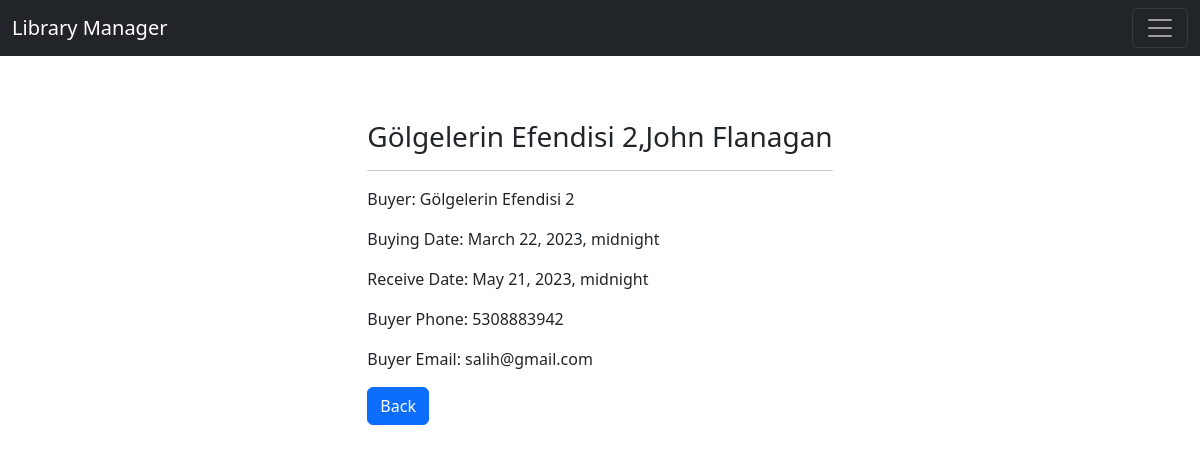
Screenshot of /library/detail/4 (signed in) with the database file from the repository.
### library/models.py (models this page shows)
class Books(models.Model):
    lib_name = models.CharField(max_length=30,verbose_name="Library Name")
    lib_city = models.CharField(null=True,max_length=30,verbose_name="Library City")
    book_name = models.CharField(max_length=30,verbose_name="Book Name")
    book_author = models.CharField(null=True,max_length=30,verbose_name="Book Author")
    avaible = models.BooleanField(default=True,verbose_name="Avaibility")
    buyer_name = models.CharField(blank=True,null=True,max_length=30,verbose_name="Buyer Name")
    buyer_phone = models.CharField(blank=True,null=True,max_length=15,verbose_name="Buyer's Phone")
    buyer_email = models.EmailField(blank=True,null=True)
    buying_date = models.DateTimeField(blank=True,null=True,verbose_name="Buying Date")
    receive_date = models.DateTimeField(blank=True,null=True,verbose_name="Receiving Date")

### library/views.py (the view)
# urls.py: path('detail/<int:id>',views.detailbook,name="detailbook"),
@login_required(login_url="/library/lib_login")
def detailbook(request,id):
    book = get_object_or_404(Books,id = id)
    return render(request,"detail.html",{'book':book})

### templates/detail.html
{% extends 'layout.html' %}
{% block body %}
<div class="container">
    <div class="row justify-content-md-center">
        <div class="col-md-auto">
            <h3>{{book.book_name}},{{book.book_author}}</h3>
            <hr>
            {% if book.avaible %}
            <p>Books is avaible right now</p>
            {% else %}
            <p>Buyer: {{book.book_name}}</p>
            <p>Buying Date: {{book.buying_date}}</p>
            <p>Receive Date: {{book.receive_date}}</p>
            <p>Buyer Phone: {{book.buyer_phone}}</p>
            <p>Buyer Email: {{book.buyer_email}}</p>
            {% endif %}
            <a href="{% url 'library:dashboard' %}" class="btn btn-primary">Back</a>
        </div>
    </div>
</div>
{% endblock body %}

### rows the page displays
Books: book_name "Gölgelerin Efendisi 2", book_author "John Flanagan", buying_date "March 22, 2023, midnight", receive_date "May 21, 2023, midnight", buyer_phone "5308883942", buyer_email "salih@gmail.com"
